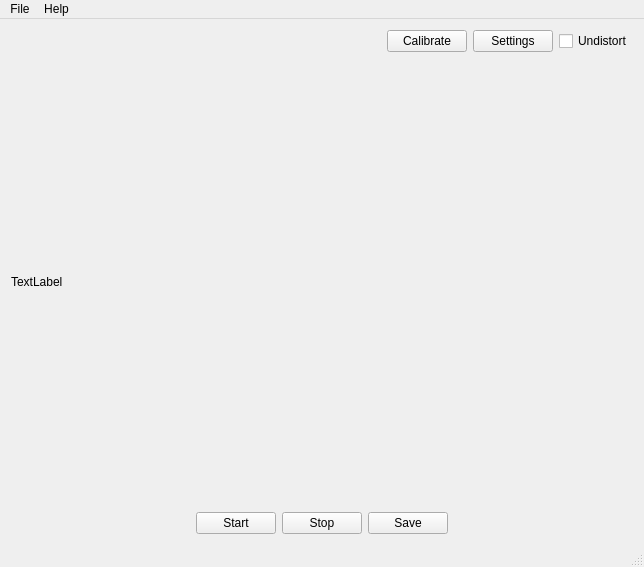
<?xml version="1.0" encoding="UTF-8"?>
<ui version="4.0">
 <class>MainWindow</class>
 <widget class="QMainWindow" name="MainWindow">
  <property name="geometry">
   <rect>
    <x>0</x>
    <y>0</y>
    <width>644</width>
    <height>567</height>
   </rect>
  </property>
  <property name="windowTitle">
   <string>MainWindow</string>
  </property>
  <widget class="QWidget" name="centralWidget">
   <layout class="QGridLayout" name="gridLayout">
    <item row="1" column="0" colspan="4">
     <widget class="QLabel" name="imageLabel">
      <property name="text">
       <string>TextLabel</string>
      </property>
     </widget>
    </item>
    <item row="2" column="0" colspan="4">
     <layout class="QHBoxLayout" name="horizontalLayout">
      <item>
       <spacer name="horizontalSpacer_2">
        <property name="orientation">
         <enum>Qt::Horizontal</enum>
        </property>
        <property name="sizeHint" stdset="0">
         <size>
          <width>40</width>
          <height>20</height>
         </size>
        </property>
       </spacer>
      </item>
      <item>
       <widget class="QPushButton" name="startButton">
        <property name="text">
         <string>Start</string>
        </property>
       </widget>
      </item>
      <item>
       <widget class="QPushButton" name="stopButton">
        <property name="text">
         <string>Stop</string>
        </property>
       </widget>
      </item>
      <item>
       <widget class="QPushButton" name="saveButton">
        <property name="text">
         <string>Save</string>
        </property>
       </widget>
      </item>
      <item>
       <spacer name="horizontalSpacer_3">
        <property name="orientation">
         <enum>Qt::Horizontal</enum>
        </property>
        <property name="sizeHint" stdset="0">
         <size>
          <width>40</width>
          <height>20</height>
         </size>
        </property>
       </spacer>
      </item>
     </layout>
    </item>
    <item row="0" column="0" colspan="4">
     <layout class="QHBoxLayout" name="horizontalLayout_2">
      <item>
       <spacer name="horizontalSpacer">
        <property name="orientation">
         <enum>Qt::Horizontal</enum>
        </property>
        <property name="sizeHint" stdset="0">
         <size>
          <width>40</width>
          <height>20</height>
         </size>
        </property>
       </spacer>
      </item>
      <item>
       <widget class="QPushButton" name="calibrateButton">
        <property name="text">
         <string>Calibrate</string>
        </property>
       </widget>
      </item>
      <item>
       <widget class="QPushButton" name="settingButton">
        <property name="text">
         <string>Settings</string>
        </property>
       </widget>
      </item>
      <item>
       <widget class="QCheckBox" name="cb_undistort">
        <property name="text">
         <string>Undistort</string>
        </property>
       </widget>
      </item>
     </layout>
    </item>
   </layout>
  </widget>
  <widget class="QMenuBar" name="menuBar">
   <property name="geometry">
    <rect>
     <x>0</x>
     <y>0</y>
     <width>644</width>
     <height>22</height>
    </rect>
   </property>
   <widget class="QMenu" name="menuFile">
    <property name="title">
     <string>File</string>
    </property>
    <addaction name="actionExit"/>
   </widget>
   <widget class="QMenu" name="menuHelp">
    <property name="title">
     <string>Help</string>
    </property>
   </widget>
   <addaction name="menuFile"/>
   <addaction name="menuHelp"/>
  </widget>
  <widget class="QStatusBar" name="statusBar"/>
  <action name="actionExit">
   <property name="text">
    <string>&amp;Exit</string>
   </property>
  </action>
 </widget>
 <layoutdefault spacing="6" margin="11"/>
 <resources/>
 <connections>
  <connection>
   <sender>actionExit</sender>
   <signal>triggered()</signal>
   <receiver>MainWindow</receiver>
   <slot>close()</slot>
   <hints>
    <hint type="sourcelabel">
     <x>-1</x>
     <y>-1</y>
    </hint>
    <hint type="destinationlabel">
     <x>321</x>
     <y>283</y>
    </hint>
   </hints>
  </connection>
 </connections>
</ui>
